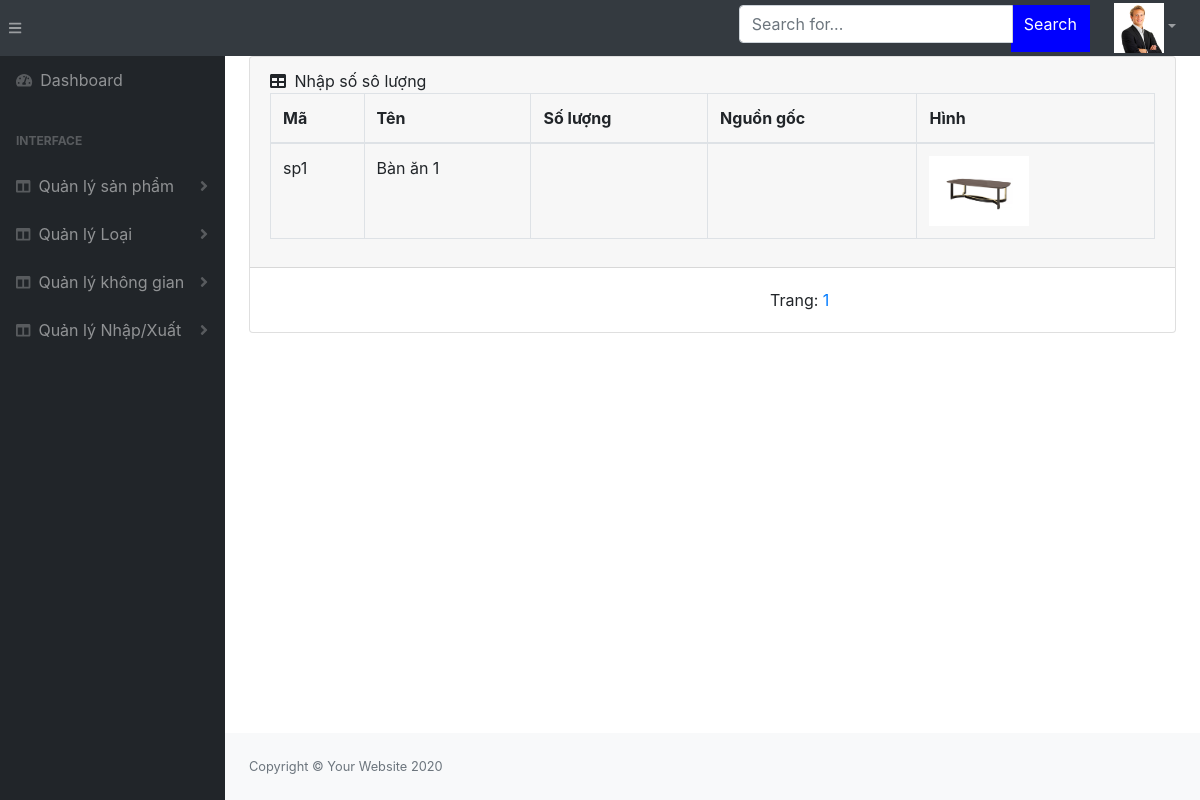
The page /admin/dist/quanlykinhdoanh/quanlykho/nhap.php?masanpham=sp1 (signed in) on the database its author committed.
### tables this page shows
CREATE TABLE `sanpham` (
  `masanpham` varchar(10) NOT NULL,
  `maloai` varchar(10) NOT NULL,
  `tensanpham` varchar(50) NOT NULL,
  `khoiluong` int(11) NOT NULL COMMENT 'kg',
  `hinh` varchar(50) NOT NULL,
  `gia` int(11) NOT NULL COMMENT 'VND',
  `trangthai` varchar(10) NOT NULL COMMENT '1 là hoạt động. \r\n0 là đã bị xóa',
  `mausac` varchar(50) NOT NULL,
  `chatlieu` varchar(50) DEFAULT NULL,
  `kichthuoc` varchar(30) DEFAULT NULL COMMENT 'cao|dai|rong',
  `mota` text DEFAULT NULL,
  `makhonggian` varchar(10) NOT NULL
);

### admin/dist/quanlykinhdoanh/quanlykho/nhap.php (the view, shortened to what this page needs)
<!DOCTYPE html>
<html lang="en">
    <head>
        <link href="../../css/styles.css" rel="stylesheet" />
        <link href="https://cdn.datatables.net/1.10.20/css/dataTables.bootstrap4.min.css" rel="stylesheet" />
    </head>
    <?php
        include '../../../../config/config.php';
        $quantri=array();
        if(!isset($_SESSION['quanlykinhdoanh']))
        {
            if(!isset($_SESSION['boss']))
            {
                header('location:../../login.html');
                exit;
            }
            else{
            $quantri=$_SESSION['boss'];
            }
        }
        else{
        $quantri=$_SESSION['quanlykinhdoanh'];
        }
    ?>
    <body class="sb-nav-fixed">
        <nav class="sb-topnav navbar navbar-expand navbar-dark bg-dark">
            <button class="btn btn-link btn-sm order-1 order-lg-0" id="sidebarToggle" href="#"><i class="fas fa-bars"></i></button>
            <form action="quanlysanpham.php" method="post" class="d-none d-md-inline-block form-inline ml-auto mr-0 mr-md-3 my-2 my-md-0">
                <div class="input-group">
                    <input class="form-control" type="text" name="noidung" placeholder="Search for..." aria-label="Search" aria-describedby="basic-addon2" />
                    <div style="height:47px; margin-left:-2px; background-color: blue ; color:white; ">
                        <input type="submit" style="color:white;"  class="btn btn-mini" value="Search" >
                    </div>
                </div>
            </form>
            <ul class="navbar-nav ml-auto ml-md-0">
                <li class="nav-item dropdown">
                    <a class="nav-link dropdown-toggle" id="userDropdown" href="#" role="button" data-toggle="dropdown" aria-haspopup="true" aria-expanded="false">
                        <img style="width:50px; height:50px;" src="../../assets/images/<?php echo $quantri['hinh']; ?>" alt=""></i></a>
                </li>
            </ul>
        </nav>
        <div id="layoutSidenav">
            <div id="layoutSidenav_nav">
                <nav class="sb-sidenav accordion sb-sidenav-dark" id="sidenavAccordion">
                    <div class="sb-sidenav-menu">
                        <div class="nav">
                            <a class="nav-link" href="quanlykho.php">
                                <div class="sb-nav-link-icon"><i class="fas fa-tachometer-alt"></i></div>
                                Dashboard
                            </a>
                            <div class="sb-sidenav-menu-heading">Interface</div>
                            <a class="nav-link collapsed" href="quanlysanpham.php" >
                                <div class="sb-nav-link-icon"><i class="fas fa-columns"></i></div>
                                Quản lý sản phẩm
                                <div class="sb-sidenav-collapse-arrow"><i class="fas fa-angle-down"></i></div>
                            </a>
                            <a class="nav-link collapsed" href="quanlyloai.php" >
                                <div class="sb-nav-link-icon"><i class="fas fa-columns"></i></div>
                                Quản lý Loại
                                <div class="sb-sidenav-collapse-arrow"><i class="fas fa-angle-down"></i></div>
                            </a>
                            <a class="nav-link collapsed" href="quanlykhonggian.php"  >
                                <div class="sb-nav-link-icon"><i class="fas fa-columns"></i></div>
                                Quản lý không gian
                                <div class="sb-sidenav-collapse-arrow"><i class="fas fa-angle-down"></i></div>
                            </a>
                            <a class="nav-link collapsed" href="quanlynhapxuat.php"  >
                                <div class="sb-nav-link-icon"><i class="fas fa-columns"></i></div>
                                Quản lý Nhập/Xuất
                                <div class="sb-sidenav-collapse-arrow"><i class="fas fa-angle-down"></i></div>
                            </a>
                        </div>
                    </div>
                </nav>
            </div>
            <div id="layoutSidenav_content">
                <main>
                    <div class="container-fluid">
                        <div class="card mb-4">
                            <div class="card-header">
                                <i class="fas fa-table mr-1"></i>
                                Nhập số sô lượng
                                <table  class="table table-bordered" id=""  width="100%" cellspacing="0">
                                    <thead>
                                        <th>Mã</th>
                                        <th>Tên</th>
                                        <th>Số lượng</th>
                                        <th>Nguồn gốc</th>
                                        <th>Hình</th>
                                    </thead>
                                    <?php
                                        $masp=isset($_GET['masanpham'])?$_GET['masanpham']:'';
                                        $sql="SELECT * FROM sanpham where  masanpham='{$masp}'  ";
                                        $stm=$obj->query($sql);
                                        $sosp=$stm->rowCount();
                                        $so_sp_1trang=5;
                                        $soluong_trang= ceil($sosp/$so_sp_1trang);
                                        $trang=1;
                                        $tungtrang=($trang-1)*$so_sp_1trang;
                                        $sql="SELECT * FROM sanpham where  masanpham='{$masp}' LIMIT $tungtrang,$so_sp_1trang ";
                                        $stm=$obj->query($sql);
                                        $da=$stm->fetchALL();
                                        foreach($da as $k =>$v)
                                        {
                                    ?>
                                    <tbody>
                                        <td><?php echo $v['masanpham']?></td>
                                        <td><?php echo $v['tensanpham']?></td>
                                        <td></td>
                                        <td></td>
                                        <td><img  style="width:100px;height:70px;"src="../../assets/images/<?php echo $v['hinh']?>" alt=""></td>
                                    </tbody>
                                    <?php
                                        }
                                        ?>
                                </table>
                            </div>
                            <div class="card-body" style="margin-left:500px;">
                                <?php
                                    echo "Trang: " ;
                                    for($i=1;$i<=$soluong_trang;$i++)
                                    {
                                    ?>
                                    <a href="nhap.php?trang=<?php echo$i?>"><?php echo $i?></a>
                                    <?php
                                    }
                                ?>
                            </div>
                        </div>
                    </div>
                </main>
                <footer class="py-4 bg-light mt-auto">
                    <div class="container-fluid">
                        <div class="d-flex align-items-center justify-content-between small">
                            <div class="text-muted">Copyright &copy; Your Website 2020</div>
                        </div>
                    </div>
                </footer>
            </div>
        </div>
    </body>
</html>

### rows shown on the page
sanpham: masanpham "sp1", tensanpham "Bàn ăn 1", hinh (picture)
